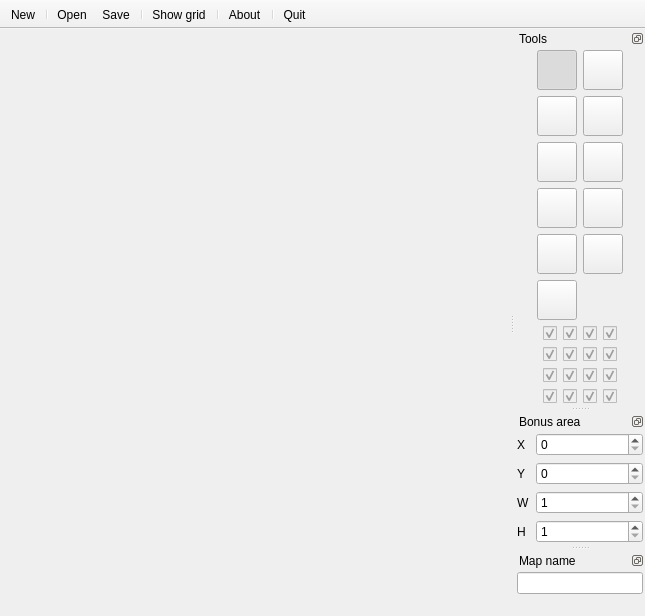
<?xml version="1.0" encoding="UTF-8"?>
<ui version="4.0">
 <class>MainWindow</class>
 <widget class="QMainWindow" name="MainWindow">
  <property name="geometry">
   <rect>
    <x>0</x>
    <y>0</y>
    <width>645</width>
    <height>616</height>
   </rect>
  </property>
  <property name="sizePolicy">
   <sizepolicy hsizetype="Preferred" vsizetype="Preferred">
    <horstretch>0</horstretch>
    <verstretch>0</verstretch>
   </sizepolicy>
  </property>
  <property name="windowTitle">
   <string>Tank Map Editor</string>
  </property>
  <property name="locale">
   <locale language="English" country="UnitedStates"/>
  </property>
  <property name="documentMode">
   <bool>true</bool>
  </property>
  <property name="tabShape">
   <enum>QTabWidget::Rounded</enum>
  </property>
  <property name="dockOptions">
   <set>QMainWindow::AnimatedDocks</set>
  </property>
  <property name="unifiedTitleAndToolBarOnMac">
   <bool>true</bool>
  </property>
  <widget class="QWidget" name="centralWidget">
   <layout class="QVBoxLayout" name="verticalLayout_3">
    <property name="margin">
     <number>0</number>
    </property>
    <item>
     <widget class="QTabWidget" name="tabWidget">
      <property name="sizePolicy">
       <sizepolicy hsizetype="Expanding" vsizetype="Expanding">
        <horstretch>0</horstretch>
        <verstretch>0</verstretch>
       </sizepolicy>
      </property>
      <property name="tabShape">
       <enum>QTabWidget::Rounded</enum>
      </property>
      <property name="currentIndex">
       <number>-1</number>
      </property>
      <property name="documentMode">
       <bool>true</bool>
      </property>
      <property name="tabsClosable">
       <bool>true</bool>
      </property>
      <property name="movable">
       <bool>true</bool>
      </property>
     </widget>
    </item>
   </layout>
  </widget>
  <widget class="QToolBar" name="mainToolBar">
   <property name="styleSheet">
    <string notr="true"/>
   </property>
   <property name="movable">
    <bool>false</bool>
   </property>
   <property name="iconSize">
    <size>
     <width>16</width>
     <height>16</height>
    </size>
   </property>
   <property name="toolButtonStyle">
    <enum>Qt::ToolButtonTextUnderIcon</enum>
   </property>
   <attribute name="toolBarArea">
    <enum>TopToolBarArea</enum>
   </attribute>
   <attribute name="toolBarBreak">
    <bool>false</bool>
   </attribute>
   <addaction name="actionNowy"/>
   <addaction name="separator"/>
   <addaction name="actionOtw_rz"/>
   <addaction name="actionZapisz"/>
   <addaction name="separator"/>
   <addaction name="actionPoka_siatk"/>
   <addaction name="separator"/>
   <addaction name="actionO_programie"/>
   <addaction name="separator"/>
   <addaction name="actionZamknij"/>
  </widget>
  <widget class="QDockWidget" name="dockWidget">
   <property name="sizePolicy">
    <sizepolicy hsizetype="Preferred" vsizetype="Fixed">
     <horstretch>0</horstretch>
     <verstretch>0</verstretch>
    </sizepolicy>
   </property>
   <property name="features">
    <set>QDockWidget::DockWidgetFloatable|QDockWidget::DockWidgetMovable</set>
   </property>
   <property name="allowedAreas">
    <set>Qt::LeftDockWidgetArea|Qt::RightDockWidgetArea</set>
   </property>
   <property name="windowTitle">
    <string>Tools</string>
   </property>
   <attribute name="dockWidgetArea">
    <number>2</number>
   </attribute>
   <widget class="QWidget" name="dockWidgetContents_2">
    <property name="sizePolicy">
     <sizepolicy hsizetype="Preferred" vsizetype="Fixed">
      <horstretch>0</horstretch>
      <verstretch>0</verstretch>
     </sizepolicy>
    </property>
    <layout class="QVBoxLayout" name="verticalLayout">
     <property name="margin">
      <number>2</number>
     </property>
     <item>
      <layout class="QHBoxLayout" name="horizontalLayout">
       <property name="spacing">
        <number>4</number>
       </property>
       <property name="sizeConstraint">
        <enum>QLayout::SetDefaultConstraint</enum>
       </property>
       <item>
        <spacer name="horizontalSpacer">
         <property name="orientation">
          <enum>Qt::Horizontal</enum>
         </property>
         <property name="sizeHint" stdset="0">
          <size>
           <width>20</width>
           <height>20</height>
          </size>
         </property>
        </spacer>
       </item>
       <item>
        <layout class="QGridLayout" name="gridLayout_2">
         <item row="0" column="0">
          <widget class="QPushButton" name="btnEmpty">
           <property name="minimumSize">
            <size>
             <width>40</width>
             <height>40</height>
            </size>
           </property>
           <property name="maximumSize">
            <size>
             <width>40</width>
             <height>40</height>
            </size>
           </property>
           <property name="baseSize">
            <size>
             <width>0</width>
             <height>0</height>
            </size>
           </property>
           <property name="text">
            <string/>
           </property>
           <property name="icon">
            <iconset resource="resources.qrc">
             <normaloff>:/images/block0.bmp</normaloff>:/images/block0.bmp</iconset>
           </property>
           <property name="iconSize">
            <size>
             <width>32</width>
             <height>32</height>
            </size>
           </property>
           <property name="shortcut">
            <string>1</string>
           </property>
           <property name="checkable">
            <bool>true</bool>
           </property>
           <property name="checked">
            <bool>true</bool>
           </property>
           <property name="autoExclusive">
            <bool>true</bool>
           </property>
           <property name="flat">
            <bool>false</bool>
           </property>
          </widget>
         </item>
         <item row="0" column="1">
          <widget class="QPushButton" name="btnBrick">
           <property name="minimumSize">
            <size>
             <width>40</width>
             <height>40</height>
            </size>
           </property>
           <property name="maximumSize">
            <size>
             <width>40</width>
             <height>40</height>
            </size>
           </property>
           <property name="text">
            <string/>
           </property>
           <property name="icon">
            <iconset resource="resources.qrc">
             <normaloff>:/images/block1.bmp</normaloff>:/images/block1.bmp</iconset>
           </property>
           <property name="iconSize">
            <size>
             <width>32</width>
             <height>32</height>
            </size>
           </property>
           <property name="shortcut">
            <string>2</string>
           </property>
           <property name="checkable">
            <bool>true</bool>
           </property>
           <property name="autoExclusive">
            <bool>true</bool>
           </property>
          </widget>
         </item>
         <item row="1" column="0">
          <widget class="QPushButton" name="btnSteel">
           <property name="minimumSize">
            <size>
             <width>40</width>
             <height>40</height>
            </size>
           </property>
           <property name="maximumSize">
            <size>
             <width>40</width>
             <height>40</height>
            </size>
           </property>
           <property name="text">
            <string/>
           </property>
           <property name="icon">
            <iconset resource="resources.qrc">
             <normaloff>:/images/block2.bmp</normaloff>:/images/block2.bmp</iconset>
           </property>
           <property name="iconSize">
            <size>
             <width>32</width>
             <height>32</height>
            </size>
           </property>
           <property name="shortcut">
            <string>3</string>
           </property>
           <property name="checkable">
            <bool>true</bool>
           </property>
           <property name="autoExclusive">
            <bool>true</bool>
           </property>
          </widget>
         </item>
         <item row="1" column="1">
          <widget class="QPushButton" name="btnSea">
           <property name="minimumSize">
            <size>
             <width>40</width>
             <height>40</height>
            </size>
           </property>
           <property name="maximumSize">
            <size>
             <width>40</width>
             <height>40</height>
            </size>
           </property>
           <property name="text">
            <string/>
           </property>
           <property name="icon">
            <iconset resource="resources.qrc">
             <normaloff>:/images/block3.bmp</normaloff>:/images/block3.bmp</iconset>
           </property>
           <property name="iconSize">
            <size>
             <width>32</width>
             <height>32</height>
            </size>
           </property>
           <property name="shortcut">
            <string>4</string>
           </property>
           <property name="checkable">
            <bool>true</bool>
           </property>
           <property name="autoExclusive">
            <bool>true</bool>
           </property>
          </widget>
         </item>
         <item row="2" column="0">
          <widget class="QPushButton" name="btnJungle">
           <property name="minimumSize">
            <size>
             <width>40</width>
             <height>40</height>
            </size>
           </property>
           <property name="maximumSize">
            <size>
             <width>40</width>
             <height>40</height>
            </size>
           </property>
           <property name="text">
            <string/>
           </property>
           <property name="icon">
            <iconset resource="resources.qrc">
             <normaloff>:/images/block4.bmp</normaloff>:/images/block4.bmp</iconset>
           </property>
           <property name="iconSize">
            <size>
             <width>32</width>
             <height>32</height>
            </size>
           </property>
           <property name="shortcut">
            <string>5</string>
           </property>
           <property name="checkable">
            <bool>true</bool>
           </property>
           <property name="autoExclusive">
            <bool>true</bool>
           </property>
          </widget>
         </item>
         <item row="2" column="1">
          <widget class="QPushButton" name="btnIce">
           <property name="minimumSize">
            <size>
             <width>40</width>
             <height>40</height>
            </size>
           </property>
           <property name="maximumSize">
            <size>
             <width>40</width>
             <height>40</height>
            </size>
           </property>
           <property name="text">
            <string/>
           </property>
           <property name="icon">
            <iconset resource="resources.qrc">
             <normaloff>:/images/block5.bmp</normaloff>:/images/block5.bmp</iconset>
           </property>
           <property name="iconSize">
            <size>
             <width>32</width>
             <height>32</height>
            </size>
           </property>
           <property name="shortcut">
            <string>6</string>
           </property>
           <property name="checkable">
            <bool>true</bool>
           </property>
           <property name="autoExclusive">
            <bool>true</bool>
           </property>
          </widget>
         </item>
         <item row="3" column="1">
          <widget class="QPushButton" name="btnEdge">
           <property name="minimumSize">
            <size>
             <width>40</width>
             <height>40</height>
            </size>
           </property>
           <property name="maximumSize">
            <size>
             <width>40</width>
             <height>40</height>
            </size>
           </property>
           <property name="text">
            <string/>
           </property>
           <property name="icon">
            <iconset resource="resources.qrc">
             <normaloff>:/images/block7.bmp</normaloff>:/images/block7.bmp</iconset>
           </property>
           <property name="iconSize">
            <size>
             <width>32</width>
             <height>32</height>
            </size>
           </property>
           <property name="shortcut">
            <string>8</string>
           </property>
           <property name="checkable">
            <bool>true</bool>
           </property>
           <property name="autoExclusive">
            <bool>true</bool>
           </property>
          </widget>
         </item>
         <item row="3" column="0">
          <widget class="QPushButton" name="btnEagle">
           <property name="minimumSize">
            <size>
             <width>40</width>
             <height>40</height>
            </size>
           </property>
           <property name="maximumSize">
            <size>
             <width>40</width>
             <height>40</height>
            </size>
           </property>
           <property name="text">
            <string/>
           </property>
           <property name="icon">
            <iconset resource="resources.qrc">
             <normaloff>:/images/block6.bmp</normaloff>:/images/block6.bmp</iconset>
           </property>
           <property name="iconSize">
            <size>
             <width>32</width>
             <height>32</height>
            </size>
           </property>
           <property name="shortcut">
            <string>7</string>
           </property>
           <property name="checkable">
            <bool>true</bool>
           </property>
           <property name="autoExclusive">
            <bool>true</bool>
           </property>
          </widget>
         </item>
         <item row="4" column="0">
          <widget class="QPushButton" name="btnP1">
           <property name="minimumSize">
            <size>
             <width>40</width>
             <height>40</height>
            </size>
           </property>
           <property name="maximumSize">
            <size>
             <width>40</width>
             <height>40</height>
            </size>
           </property>
           <property name="text">
            <string/>
           </property>
           <property name="icon">
            <iconset resource="resources.qrc">
             <normaloff>:/images/spawn_p1.bmp</normaloff>:/images/spawn_p1.bmp</iconset>
           </property>
           <property name="iconSize">
            <size>
             <width>32</width>
             <height>32</height>
            </size>
           </property>
           <property name="shortcut">
            <string>9</string>
           </property>
           <property name="checkable">
            <bool>true</bool>
           </property>
           <property name="autoExclusive">
            <bool>true</bool>
           </property>
          </widget>
         </item>
         <item row="4" column="1">
          <widget class="QPushButton" name="btnP2">
           <property name="minimumSize">
            <size>
             <width>40</width>
             <height>40</height>
            </size>
           </property>
           <property name="maximumSize">
            <size>
             <width>40</width>
             <height>40</height>
            </size>
           </property>
           <property name="text">
            <string/>
           </property>
           <property name="icon">
            <iconset resource="resources.qrc">
             <normaloff>:/images/spawn_p2.bmp</normaloff>:/images/spawn_p2.bmp</iconset>
           </property>
           <property name="iconSize">
            <size>
             <width>32</width>
             <height>32</height>
            </size>
           </property>
           <property name="shortcut">
            <string>0</string>
           </property>
           <property name="checkable">
            <bool>true</bool>
           </property>
           <property name="autoExclusive">
            <bool>true</bool>
           </property>
          </widget>
         </item>
         <item row="5" column="0">
          <widget class="QPushButton" name="btnE">
           <property name="minimumSize">
            <size>
             <width>40</width>
             <height>40</height>
            </size>
           </property>
           <property name="maximumSize">
            <size>
             <width>40</width>
             <height>40</height>
            </size>
           </property>
           <property name="text">
            <string/>
           </property>
           <property name="icon">
            <iconset resource="resources.qrc">
             <normaloff>:/images/spawn_e.bmp</normaloff>:/images/spawn_e.bmp</iconset>
           </property>
           <property name="iconSize">
            <size>
             <width>32</width>
             <height>32</height>
            </size>
           </property>
           <property name="shortcut">
            <string>-</string>
           </property>
           <property name="checkable">
            <bool>true</bool>
           </property>
           <property name="autoExclusive">
            <bool>true</bool>
           </property>
          </widget>
         </item>
        </layout>
       </item>
       <item>
        <spacer name="horizontalSpacer_2">
         <property name="orientation">
          <enum>Qt::Horizontal</enum>
         </property>
         <property name="sizeHint" stdset="0">
          <size>
           <width>20</width>
           <height>20</height>
          </size>
         </property>
        </spacer>
       </item>
      </layout>
     </item>
     <item>
      <layout class="QHBoxLayout" name="horizontalLayout_2">
       <property name="spacing">
        <number>4</number>
       </property>
       <property name="sizeConstraint">
        <enum>QLayout::SetDefaultConstraint</enum>
       </property>
       <property name="margin">
        <number>0</number>
       </property>
       <item>
        <spacer name="horizontalSpacer_3">
         <property name="orientation">
          <enum>Qt::Horizontal</enum>
         </property>
         <property name="sizeHint" stdset="0">
          <size>
           <width>20</width>
           <height>20</height>
          </size>
         </property>
        </spacer>
       </item>
       <item>
        <layout class="QGridLayout" name="gridLayout">
         <property name="sizeConstraint">
          <enum>QLayout::SetDefaultConstraint</enum>
         </property>
         <item row="0" column="1">
          <widget class="QCheckBox" name="chk00">
           <property name="enabled">
            <bool>false</bool>
           </property>
           <property name="text">
            <string/>
           </property>
           <property name="checked">
            <bool>true</bool>
           </property>
          </widget>
         </item>
         <item row="0" column="2">
          <widget class="QCheckBox" name="chk10">
           <property name="enabled">
            <bool>false</bool>
           </property>
           <property name="text">
            <string/>
           </property>
           <property name="checked">
            <bool>true</bool>
           </property>
           <property name="autoExclusive">
            <bool>false</bool>
           </property>
          </widget>
         </item>
         <item row="0" column="3">
          <widget class="QCheckBox" name="chk20">
           <property name="enabled">
            <bool>false</bool>
           </property>
           <property name="text">
            <string/>
           </property>
           <property name="checked">
            <bool>true</bool>
           </property>
          </widget>
         </item>
         <item row="0" column="4">
          <widget class="QCheckBox" name="chk30">
           <property name="enabled">
            <bool>false</bool>
           </property>
           <property name="text">
            <string/>
           </property>
           <property name="checked">
            <bool>true</bool>
           </property>
          </widget>
         </item>
         <item row="1" column="2">
          <widget class="QCheckBox" name="chk11">
           <property name="enabled">
            <bool>false</bool>
           </property>
           <property name="text">
            <string/>
           </property>
           <property name="checked">
            <bool>true</bool>
           </property>
          </widget>
         </item>
         <item row="1" column="1">
          <widget class="QCheckBox" name="chk01">
           <property name="enabled">
            <bool>false</bool>
           </property>
           <property name="text">
            <string/>
           </property>
           <property name="checked">
            <bool>true</bool>
           </property>
          </widget>
         </item>
         <item row="1" column="3">
          <widget class="QCheckBox" name="chk21">
           <property name="enabled">
            <bool>false</bool>
           </property>
           <property name="text">
            <string/>
           </property>
           <property name="checked">
            <bool>true</bool>
           </property>
          </widget>
         </item>
         <item row="1" column="4">
          <widget class="QCheckBox" name="chk31">
           <property name="enabled">
            <bool>false</bool>
           </property>
           <property name="text">
            <string/>
           </property>
           <property name="checked">
            <bool>true</bool>
           </property>
          </widget>
         </item>
         <item row="2" column="2">
          <widget class="QCheckBox" name="chk12">
           <property name="enabled">
            <bool>false</bool>
           </property>
           <property name="text">
            <string/>
           </property>
           <property name="checked">
            <bool>true</bool>
           </property>
          </widget>
         </item>
         <item row="2" column="1">
          <widget class="QCheckBox" name="chk02">
           <property name="enabled">
            <bool>false</bool>
           </property>
           <property name="text">
            <string/>
           </property>
           <property name="checked">
            <bool>true</bool>
           </property>
          </widget>
         </item>
         <item row="2" column="3">
          <widget class="QCheckBox" name="chk22">
           <property name="enabled">
            <bool>false</bool>
           </property>
           <property name="text">
            <string/>
           </property>
           <property name="checked">
            <bool>true</bool>
           </property>
          </widget>
         </item>
         <item row="2" column="4">
          <widget class="QCheckBox" name="chk32">
           <property name="enabled">
            <bool>false</bool>
           </property>
           <property name="text">
            <string/>
           </property>
           <property name="checked">
            <bool>true</bool>
           </property>
          </widget>
         </item>
         <item row="3" column="1">
          <widget class="QCheckBox" name="chk03">
           <property name="enabled">
            <bool>false</bool>
           </property>
           <property name="text">
            <string/>
           </property>
           <property name="checked">
            <bool>true</bool>
           </property>
          </widget>
         </item>
         <item row="3" column="2">
          <widget class="QCheckBox" name="chk13">
           <property name="enabled">
            <bool>false</bool>
           </property>
           <property name="text">
            <string/>
           </property>
           <property name="checked">
            <bool>true</bool>
           </property>
          </widget>
         </item>
         <item row="3" column="3">
          <widget class="QCheckBox" name="chk23">
           <property name="enabled">
            <bool>false</bool>
           </property>
           <property name="text">
            <string/>
           </property>
           <property name="checked">
            <bool>true</bool>
           </property>
          </widget>
         </item>
         <item row="3" column="4">
          <widget class="QCheckBox" name="chk33">
           <property name="enabled">
            <bool>false</bool>
           </property>
           <property name="text">
            <string/>
           </property>
           <property name="checked">
            <bool>true</bool>
           </property>
          </widget>
         </item>
        </layout>
       </item>
       <item>
        <spacer name="horizontalSpacer_4">
         <property name="orientation">
          <enum>Qt::Horizontal</enum>
         </property>
         <property name="sizeHint" stdset="0">
          <size>
           <width>20</width>
           <height>20</height>
          </size>
         </property>
        </spacer>
       </item>
      </layout>
     </item>
    </layout>
   </widget>
  </widget>
  <widget class="QDockWidget" name="dockWidget_5">
   <property name="sizePolicy">
    <sizepolicy hsizetype="Preferred" vsizetype="Fixed">
     <horstretch>0</horstretch>
     <verstretch>0</verstretch>
    </sizepolicy>
   </property>
   <property name="features">
    <set>QDockWidget::DockWidgetFloatable|QDockWidget::DockWidgetMovable</set>
   </property>
   <property name="allowedAreas">
    <set>Qt::LeftDockWidgetArea|Qt::RightDockWidgetArea</set>
   </property>
   <property name="windowTitle">
    <string>Bonus area</string>
   </property>
   <attribute name="dockWidgetArea">
    <number>2</number>
   </attribute>
   <widget class="QWidget" name="dockWidgetContents_5">
    <property name="sizePolicy">
     <sizepolicy hsizetype="Preferred" vsizetype="Fixed">
      <horstretch>0</horstretch>
      <verstretch>0</verstretch>
     </sizepolicy>
    </property>
    <layout class="QFormLayout" name="formLayout_2">
     <property name="margin">
      <number>2</number>
     </property>
     <item row="0" column="0">
      <widget class="QLabel" name="label">
       <property name="text">
        <string>X</string>
       </property>
      </widget>
     </item>
     <item row="1" column="0">
      <widget class="QLabel" name="label_6">
       <property name="text">
        <string>Y</string>
       </property>
      </widget>
     </item>
     <item row="2" column="0">
      <widget class="QLabel" name="label_7">
       <property name="text">
        <string>W</string>
       </property>
      </widget>
     </item>
     <item row="3" column="0">
      <widget class="QLabel" name="label_8">
       <property name="text">
        <string>H</string>
       </property>
      </widget>
     </item>
     <item row="0" column="1">
      <widget class="QSpinBox" name="sbX">
       <property name="maximum">
        <number>800</number>
       </property>
      </widget>
     </item>
     <item row="1" column="1">
      <widget class="QSpinBox" name="sbY">
       <property name="maximum">
        <number>544</number>
       </property>
      </widget>
     </item>
     <item row="2" column="1">
      <widget class="QSpinBox" name="sbW">
       <property name="minimum">
        <number>1</number>
       </property>
       <property name="maximum">
        <number>800</number>
       </property>
      </widget>
     </item>
     <item row="3" column="1">
      <widget class="QSpinBox" name="sbH">
       <property name="minimum">
        <number>1</number>
       </property>
       <property name="maximum">
        <number>544</number>
       </property>
      </widget>
     </item>
    </layout>
   </widget>
  </widget>
  <widget class="QDockWidget" name="dockWidget_6">
   <property name="sizePolicy">
    <sizepolicy hsizetype="Preferred" vsizetype="Fixed">
     <horstretch>0</horstretch>
     <verstretch>0</verstretch>
    </sizepolicy>
   </property>
   <property name="features">
    <set>QDockWidget::DockWidgetFloatable|QDockWidget::DockWidgetMovable</set>
   </property>
   <property name="allowedAreas">
    <set>Qt::LeftDockWidgetArea|Qt::RightDockWidgetArea</set>
   </property>
   <property name="windowTitle">
    <string>Map name</string>
   </property>
   <attribute name="dockWidgetArea">
    <number>2</number>
   </attribute>
   <widget class="QWidget" name="dockWidgetContents_6">
    <property name="sizePolicy">
     <sizepolicy hsizetype="Preferred" vsizetype="Fixed">
      <horstretch>0</horstretch>
      <verstretch>0</verstretch>
     </sizepolicy>
    </property>
    <layout class="QVBoxLayout" name="verticalLayout_2">
     <property name="margin">
      <number>2</number>
     </property>
     <item>
      <widget class="QLineEdit" name="mapName"/>
     </item>
    </layout>
   </widget>
  </widget>
  <action name="actionOtw_rz">
   <property name="icon">
    <iconset resource="resources.qrc">
     <normaloff>:/images/open.png</normaloff>:/images/open.png</iconset>
   </property>
   <property name="text">
    <string>Open</string>
   </property>
   <property name="shortcut">
    <string>Ctrl+O</string>
   </property>
  </action>
  <action name="actionZapisz">
   <property name="icon">
    <iconset resource="resources.qrc">
     <normaloff>:/images/save.png</normaloff>:/images/save.png</iconset>
   </property>
   <property name="text">
    <string>Save</string>
   </property>
   <property name="shortcut">
    <string>Ctrl+S</string>
   </property>
  </action>
  <action name="actionZamknij">
   <property name="icon">
    <iconset resource="resources.qrc">
     <normaloff>:/images/quit.png</normaloff>:/images/quit.png</iconset>
   </property>
   <property name="text">
    <string>Quit</string>
   </property>
   <property name="shortcut">
    <string>Ctrl+Q</string>
   </property>
  </action>
  <action name="actionPoka_siatk">
   <property name="checkable">
    <bool>true</bool>
   </property>
   <property name="icon">
    <iconset resource="resources.qrc">
     <normaloff>:/images/grid.png</normaloff>:/images/grid.png</iconset>
   </property>
   <property name="text">
    <string>Show grid</string>
   </property>
   <property name="shortcut">
    <string>Ctrl+G</string>
   </property>
  </action>
  <action name="actionO_programie">
   <property name="icon">
    <iconset resource="resources.qrc">
     <normaloff>:/images/about.png</normaloff>:/images/about.png</iconset>
   </property>
   <property name="text">
    <string>About</string>
   </property>
   <property name="shortcut">
    <string>F1</string>
   </property>
  </action>
  <action name="actionNowy">
   <property name="icon">
    <iconset resource="resources.qrc">
     <normaloff>:/images/new.png</normaloff>:/images/new.png</iconset>
   </property>
   <property name="text">
    <string>New</string>
   </property>
   <property name="shortcut">
    <string>Ctrl+N</string>
   </property>
  </action>
 </widget>
 <layoutdefault spacing="6" margin="11"/>
 <tabstops>
  <tabstop>tabWidget</tabstop>
 </tabstops>
 <resources>
  <include location="resources.qrc"/>
 </resources>
 <connections>
  <connection>
   <sender>actionZamknij</sender>
   <signal>triggered()</signal>
   <receiver>MainWindow</receiver>
   <slot>close()</slot>
   <hints>
    <hint type="sourcelabel">
     <x>-1</x>
     <y>-1</y>
    </hint>
    <hint type="destinationlabel">
     <x>199</x>
     <y>149</y>
    </hint>
   </hints>
  </connection>
 </connections>
</ui>
